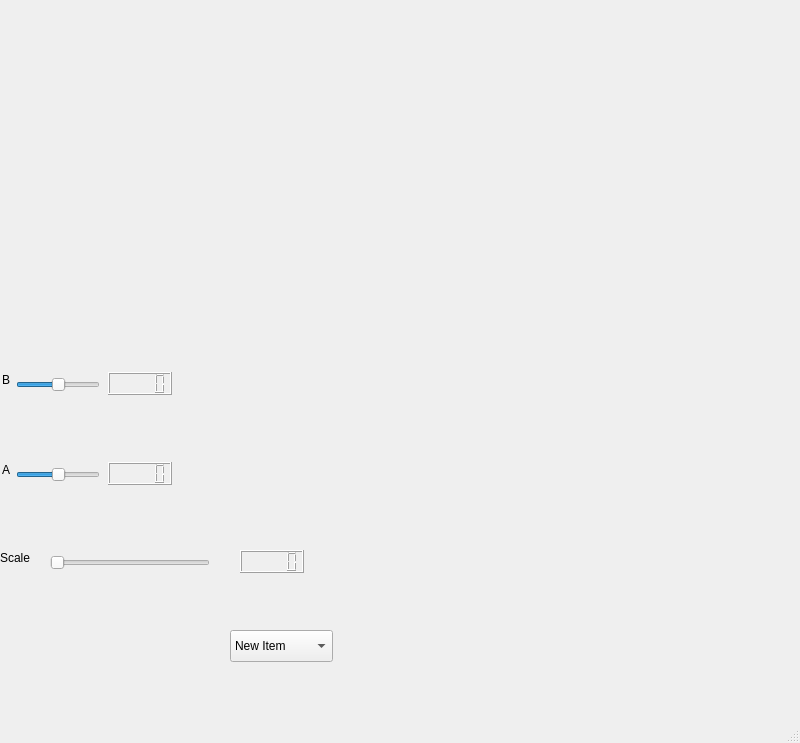
<?xml version="1.0" encoding="UTF-8"?>
<ui version="4.0">
 <class>MainWindow</class>
 <widget class="QMainWindow" name="MainWindow">
  <property name="geometry">
   <rect>
    <x>0</x>
    <y>0</y>
    <width>800</width>
    <height>743</height>
   </rect>
  </property>
  <property name="minimumSize">
   <size>
    <width>400</width>
    <height>400</height>
   </size>
  </property>
  <property name="windowTitle">
   <string>MainWindow</string>
  </property>
  <widget class="QWidget" name="centralwidget">
   <widget class="QSlider" name="horizontalSlider_X">
    <property name="geometry">
     <rect>
      <x>16</x>
      <y>372</y>
      <width>84</width>
      <height>25</height>
     </rect>
    </property>
    <property name="minimum">
     <number>-100</number>
    </property>
    <property name="maximum">
     <number>100</number>
    </property>
    <property name="orientation">
     <enum>Qt::Orientation::Horizontal</enum>
    </property>
   </widget>
   <widget class="QLabel" name="label_X">
    <property name="geometry">
     <rect>
      <x>2</x>
      <y>372</y>
      <width>16</width>
      <height>16</height>
     </rect>
    </property>
    <property name="text">
     <string>B</string>
    </property>
   </widget>
   <widget class="QLCDNumber" name="lcdNumber_X">
    <property name="geometry">
     <rect>
      <x>108</x>
      <y>372</y>
      <width>64</width>
      <height>23</height>
     </rect>
    </property>
   </widget>
   <widget class="QLabel" name="label_Y">
    <property name="geometry">
     <rect>
      <x>2</x>
      <y>462</y>
      <width>16</width>
      <height>16</height>
     </rect>
    </property>
    <property name="text">
     <string>A</string>
    </property>
   </widget>
   <widget class="QLCDNumber" name="lcdNumber_Y">
    <property name="geometry">
     <rect>
      <x>108</x>
      <y>462</y>
      <width>64</width>
      <height>23</height>
     </rect>
    </property>
   </widget>
   <widget class="QSlider" name="horizontalSlider_Y">
    <property name="geometry">
     <rect>
      <x>16</x>
      <y>462</y>
      <width>84</width>
      <height>25</height>
     </rect>
    </property>
    <property name="minimum">
     <number>-100</number>
    </property>
    <property name="maximum">
     <number>100</number>
    </property>
    <property name="orientation">
     <enum>Qt::Orientation::Horizontal</enum>
    </property>
   </widget>
   <widget class="QCustomPlot" name="customPlot" native="true">
    <property name="enabled">
     <bool>true</bool>
    </property>
    <property name="geometry">
     <rect>
      <x>141</x>
      <y>21</y>
      <width>499</width>
      <height>349</height>
     </rect>
    </property>
   </widget>
   <widget class="QComboBox" name="function_menu_combo_box">
    <property name="geometry">
     <rect>
      <x>230</x>
      <y>630</y>
      <width>103</width>
      <height>32</height>
     </rect>
    </property>
    <item>
     <property name="text">
      <string>New Item</string>
     </property>
    </item>
    <item>
     <property name="text">
      <string>New Item</string>
     </property>
    </item>
    <item>
     <property name="text">
      <string>New Item</string>
     </property>
    </item>
   </widget>
   <widget class="QSlider" name="horizontalSlider_scale">
    <property name="geometry">
     <rect>
      <x>50</x>
      <y>550</y>
      <width>160</width>
      <height>25</height>
     </rect>
    </property>
    <property name="orientation">
     <enum>Qt::Orientation::Horizontal</enum>
    </property>
   </widget>
   <widget class="QLCDNumber" name="lcdNumber_scale">
    <property name="geometry">
     <rect>
      <x>240</x>
      <y>550</y>
      <width>64</width>
      <height>23</height>
     </rect>
    </property>
   </widget>
   <widget class="QLabel" name="label_scale">
    <property name="geometry">
     <rect>
      <x>0</x>
      <y>550</y>
      <width>58</width>
      <height>16</height>
     </rect>
    </property>
    <property name="text">
     <string>Scale</string>
    </property>
   </widget>
  </widget>
  <widget class="QMenuBar" name="menubar">
   <property name="geometry">
    <rect>
     <x>0</x>
     <y>0</y>
     <width>800</width>
     <height>24</height>
    </rect>
   </property>
  </widget>
  <widget class="QStatusBar" name="statusbar"/>
 </widget>
 <customwidgets>
  <customwidget>
   <class>QCustomPlot</class>
   <extends>QWidget</extends>
   <header>qcustomplot.h</header>
   <container>1</container>
  </customwidget>
 </customwidgets>
 <resources/>
 <connections/>
</ui>
